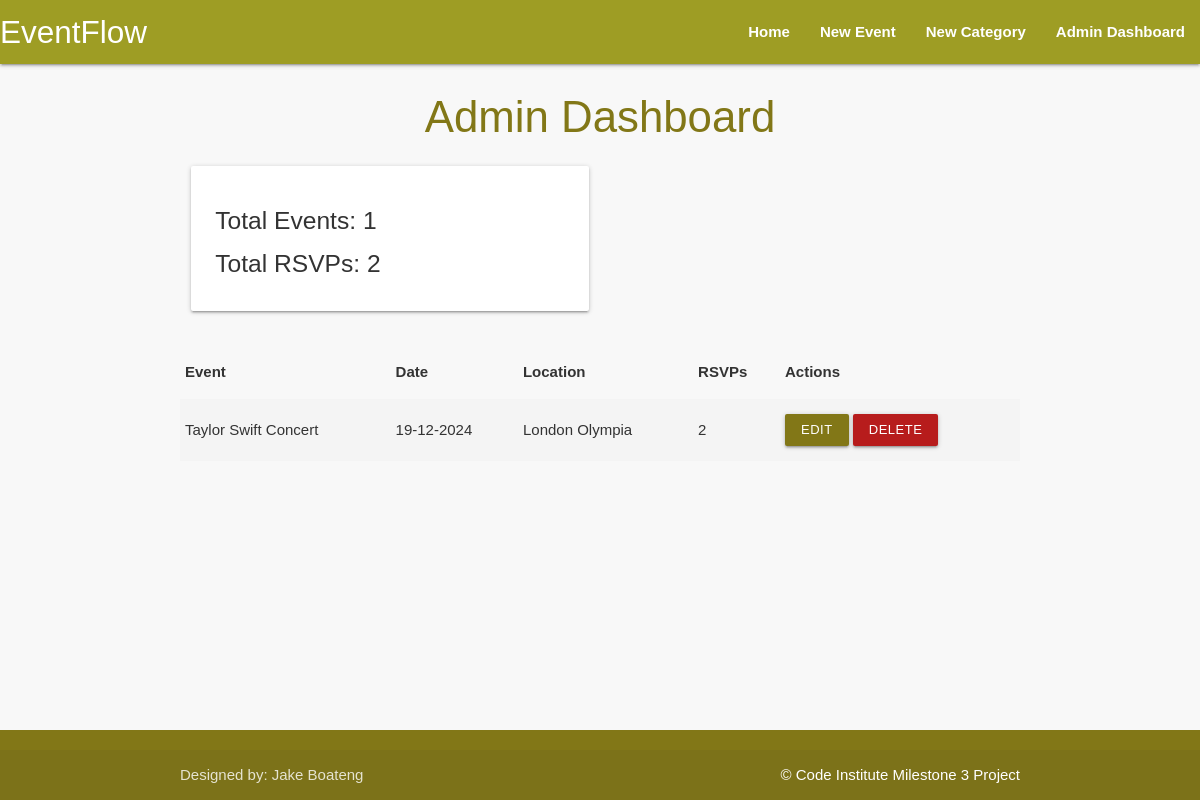
Before: /admin_dashboard with the older database file.
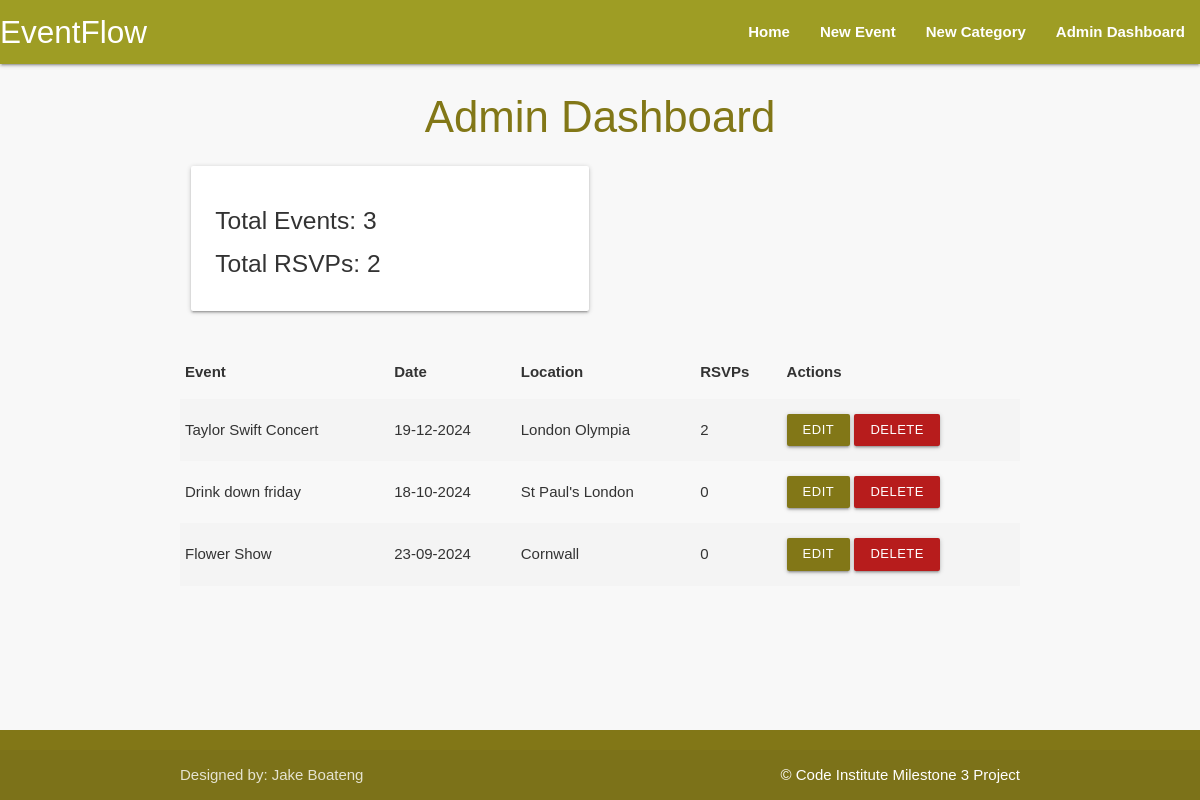
After: the same page with the newer database file.
### eventflow/models.py (models this page shows, shortened)
class Event(db.Model):
    id = db.Column(db.Integer, primary_key=True)
    title = db.Column(db.String(100), unique=True, nullable=False)
    description = db.Column(db.Text, nullable=False)
    date = db.Column(db.DateTime, nullable=False)
    time = db.Column(db.String(8), nullable=False)
    location = db.Column(db.String(200), nullable=False)
    created_at = db.Column(db.DateTime, default=db.func.now(), nullable=False)
    featured = db.Column(db.Boolean, default=False)
    category_id = db.Column(db.Integer, db.ForeignKey('category.id'), nullable=True)
    image_file = db.Column(db.String(120), nullable=True)
    rsvps = db.relationship('RSVP', backref='event')  # This backref should stay

### eventflow/routes.py (the view)
@app.route("/admin_dashboard")
def admin_dashboard():
    events = Event.query.order_by(Event.date.desc()).all()
    rsvp_counts = {event.id: RSVP.query.filter_by(event_id=event.id).count() for event in events}
    total_events = len(events)
    total_rsvps = sum(rsvp_counts.values())
    return render_template("admin_dashboard.html", events=events, rsvp_counts=rsvp_counts, total_events=total_events, total_rsvps=total_rsvps)

### eventflow/templates/admin_dashboard.html (shortened to what this page needs)
{% extends "base.html" %}
{% block content %}
    <h3 class="center-align lime-text text-darken-4">Admin Dashboard</h3>
    <div class="row">
        <div class="col s12 m6">
            <div class="card-panel">
                <h5>Total Events: {{ total_events }}</h5>
                <h5>Total RSVPs: {{ total_rsvps }}</h5>
            </div>
        </div>
    </div>
    <table class="striped">
        <thead>
            <tr>
                <th>Event</th>
                <th>Date</th>
                <th>Location</th>
                <th>RSVPs</th>
                <th>Actions</th>
            </tr>
        </thead>
        <tbody>
            {% for event in events %}
            <tr>
                <td>{{ event.title }}</td>
                <td>{{ event.date.strftime('%d-%m-%Y') }}</td>
                <td>{{ event.location }}</td>
                <td>{{ rsvp_counts[event.id] }}</td>
                <td>
                    <a href="{{ url_for('edit_event', event_id=event.id) }}" class="btn-small lime darken-4">Edit</a>
                    <a href="{{ url_for('delete_event', event_id=event.id) }}" class="btn-small red darken-4" onclick="return confirm('Are you sure?');">Delete</a>
                </td>
            </tr>
            {% endfor %}
        </tbody>
    </table>
{% endblock %}

### eventflow/templates/base.html (shortened to what this page needs)
<!DOCTYPE html>
<html lang="en">
<head>
    <link rel="stylesheet" href="https://cdnjs.cloudflare.com/ajax/libs/font-awesome/5.15.3/css/all.min.css"
>
    <link rel="stylesheet" href="https://cdnjs.cloudflare.com/ajax/libs/materialize/1.0.0/css/materialize.min.css"
        type="text/css">
    <link rel="stylesheet" href="{{ url_for('static', filename='css/style.css') }}" type="text/css">
</head>
<body>
<header>
    <nav class="lime darken-3">
        <div class="nav-wrapper">
            <a href="{{ url_for('home') }}" class="brand-logo white-text">EventFlow</a>
            <ul class="right hide-on-med-and-down">
                <li><a href="{{ url_for('home') }}" class="white-text nav-link-custom">Home</a></li>
                <li><a href="{{ url_for('add_event') }}" class="white-text nav-link-custom">New Event</a></li>
                <li><a href="{{ url_for('add_category') }}" class="white-text nav-link-custom">New Category</a></li>
                <li><a href="{{ url_for('admin_dashboard') }}" class="white-text nav-link-custom">Admin Dashboard</a></li>
            </ul>
        </div>
    </nav>
</header>
<main class="container">
    {% block content %}
    {% endblock %}
</main>
<footer class="page-footer lime darken-4">
    <div class="footer-copyright">
        <div class="container">
            Designed by: Jake Boateng
            <a class="white-text right" href="https://codeinstitute.net" target="_blank">&copy; Code Institute Milestone 3 Project</a>
        </div>
    </div>
</footer>
</body>
</html>

### eventflow/static/css/style.css (style rules this page uses)
body { display: flex; min-height: 100vh; flex-direction: column; font-family: Arial, sans-serif; background-color: #f8f8f8; color: #333; }
main { flex: 1 0 auto; }
a { color: #827717; text-decoration: none; }
nav ul li a { color: white; font-weight: bold; }

Changed rows visible on the page:
added Event: title "Drink down friday", date "18-10-2024", location "St Paul's London", featured "0"
added Event: title "Flower Show", date "23-09-2024", location "Cornwall", featured "0"
Other visible differences:
{{ total_events }}: "1" → "3"
